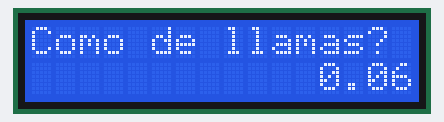
Bench run of a sketch on a simulated Arduino Uno, built with avr-gcc and run on an emulated ATmega328P. On the bench: 16×2 character LCD.

Above: at 0.21 s.
At 5.11 s:
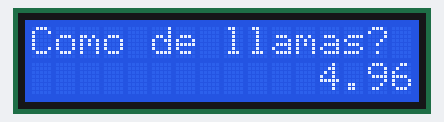
At 9.7 s:
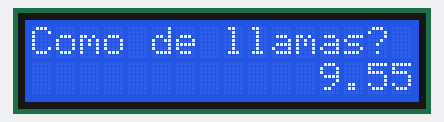
At 19.77 s:
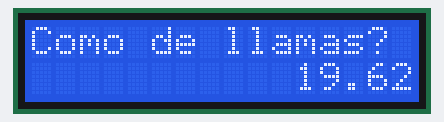
At 29.52 s:
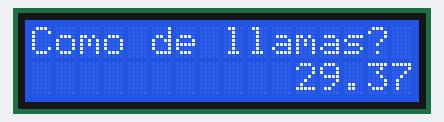
At 39.64 s:
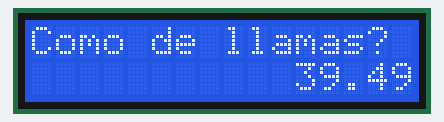

The sketch:

LCD_Display.ino
```cpp
// https://www.arduino.cc/en/Tutorial/HelloWorld
// Include the LiquidCrystal Library; required for this project
#include <LiquidCrystal.h>

// LCD interface pins initialization
const int rs = 12, enable = 11, data4 = 5, data5 = 4, data6 = 3, data7 = 2;

// Instantiate LiquidCrystal object with the pre-selected pins
LiquidCrystal lcd(rs, enable, data4, data5, data6, data7);

void setup() {
  // Set up the LCD's number of columns and rows
  lcd.begin(16, 2);

  // Print message to the LCD
  lcd.print("Como de llamas?");
}

void loop() {
  // Set the to the appropriate column based on the number's width
  if(millis()<10000){
    lcd.setCursor(12,1);
  }
  else if(millis()<100000){
    lcd.setCursor(11,1);
  }
  else if(millis()<1000000){
    lcd.setCursor(10,1);
  }

  // Print the number of seconds since arduino reset
  lcd.print(millis()/1000.0);

}
```
